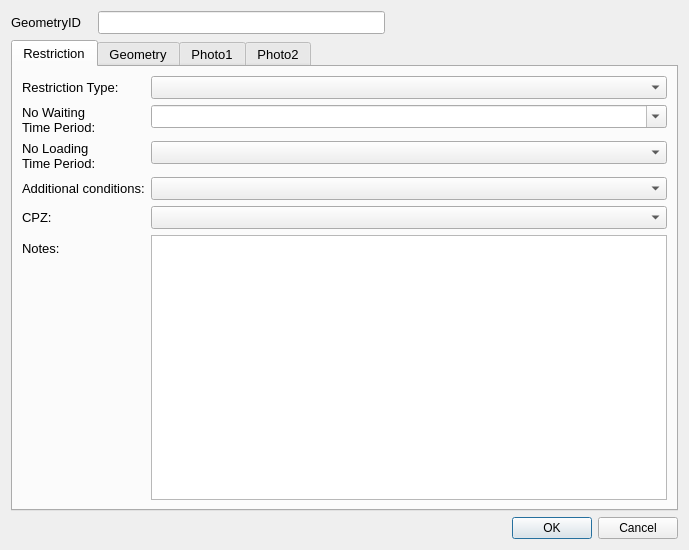
<?xml version="1.0" encoding="UTF-8"?>
<ui version="4.0">
 <class>restrictionDialog</class>
 <widget class="QDialog" name="restrictionDialog">
  <property name="geometry">
   <rect>
    <x>0</x>
    <y>0</y>
    <width>689</width>
    <height>550</height>
   </rect>
  </property>
  <property name="sizePolicy">
   <sizepolicy hsizetype="Fixed" vsizetype="Fixed">
    <horstretch>0</horstretch>
    <verstretch>0</verstretch>
   </sizepolicy>
  </property>
  <property name="minimumSize">
   <size>
    <width>0</width>
    <height>0</height>
   </size>
  </property>
  <property name="maximumSize">
   <size>
    <width>750</width>
    <height>550</height>
   </size>
  </property>
  <property name="font">
   <font>
    <family>Arial</family>
   </font>
  </property>
  <property name="windowTitle">
   <string>Dialog</string>
  </property>
  <property name="sizeGripEnabled">
   <bool>false</bool>
  </property>
  <layout class="QGridLayout" name="gridLayout">
   <item row="0" column="0">
    <widget class="QLabel" name="label">
     <property name="minimumSize">
      <size>
       <width>81</width>
       <height>16</height>
      </size>
     </property>
     <property name="font">
      <font>
       <pointsize>10</pointsize>
      </font>
     </property>
     <property name="text">
      <string>GeometryID</string>
     </property>
    </widget>
   </item>
   <item row="0" column="1">
    <widget class="QLineEdit" name="GeometryID">
     <property name="font">
      <font>
       <pointsize>10</pointsize>
      </font>
     </property>
     <property name="inputMask">
      <string/>
     </property>
     <property name="readOnly">
      <bool>true</bool>
     </property>
     <property name="placeholderText">
      <string/>
     </property>
    </widget>
   </item>
   <item row="2" column="2">
    <widget class="QDialogButtonBox" name="button_box">
     <property name="orientation">
      <enum>Qt::Horizontal</enum>
     </property>
     <property name="standardButtons">
      <set>QDialogButtonBox::Cancel|QDialogButtonBox::Ok</set>
     </property>
    </widget>
   </item>
   <item row="1" column="0" colspan="3">
    <widget class="QTabWidget" name="tabWidget">
     <property name="minimumSize">
      <size>
       <width>0</width>
       <height>0</height>
      </size>
     </property>
     <property name="font">
      <font>
       <pointsize>10</pointsize>
      </font>
     </property>
     <property name="cursor">
      <cursorShape>IBeamCursor</cursorShape>
     </property>
     <property name="mouseTracking">
      <bool>true</bool>
     </property>
     <property name="acceptDrops">
      <bool>true</bool>
     </property>
     <property name="currentIndex">
      <number>0</number>
     </property>
     <widget class="QWidget" name="restrictionTab">
      <property name="focusPolicy">
       <enum>Qt::NoFocus</enum>
      </property>
      <attribute name="title">
       <string>Restriction</string>
      </attribute>
      <layout class="QFormLayout" name="formLayout">
       <property name="fieldGrowthPolicy">
        <enum>QFormLayout::AllNonFixedFieldsGrow</enum>
       </property>
       <item row="0" column="0">
        <widget class="QLabel" name="lbl_RestrictionType">
         <property name="minimumSize">
          <size>
           <width>90</width>
           <height>16</height>
          </size>
         </property>
         <property name="font">
          <font>
           <pointsize>10</pointsize>
          </font>
         </property>
         <property name="text">
          <string>Restriction Type:</string>
         </property>
        </widget>
       </item>
       <item row="0" column="1">
        <widget class="QComboBox" name="RestType">
         <property name="currentIndex">
          <number>-1</number>
         </property>
        </widget>
       </item>
       <item row="1" column="0">
        <widget class="QLabel" name="lbl_WaitingTimePeriod">
         <property name="minimumSize">
          <size>
           <width>90</width>
           <height>16</height>
          </size>
         </property>
         <property name="font">
          <font>
           <pointsize>10</pointsize>
          </font>
         </property>
         <property name="text">
          <string>No Waiting Time Period:</string>
         </property>
         <property name="wordWrap">
          <bool>true</bool>
         </property>
        </widget>
       </item>
       <item row="1" column="1">
        <widget class="QComboBox" name="NoWaitingTimeID">
         <property name="editable">
          <bool>true</bool>
         </property>
        </widget>
       </item>
       <item row="2" column="0">
        <widget class="QLabel" name="lbl_LoadingTimePeriod">
         <property name="minimumSize">
          <size>
           <width>90</width>
           <height>16</height>
          </size>
         </property>
         <property name="font">
          <font>
           <pointsize>10</pointsize>
          </font>
         </property>
         <property name="text">
          <string>No Loading Time Period:</string>
         </property>
         <property name="wordWrap">
          <bool>true</bool>
         </property>
        </widget>
       </item>
       <item row="2" column="1">
        <widget class="QComboBox" name="NoLoadingTimeID"/>
       </item>
       <item row="6" column="0">
        <widget class="QLabel" name="lbl_additionalConditions">
         <property name="text">
          <string>Additional conditions:</string>
         </property>
        </widget>
       </item>
       <item row="6" column="1">
        <widget class="QComboBox" name="AdditionalConditionID"/>
       </item>
       <item row="10" column="0">
        <widget class="QLabel" name="lbl_CPZ">
         <property name="text">
          <string>CPZ:</string>
         </property>
        </widget>
       </item>
       <item row="10" column="1">
        <widget class="QComboBox" name="CPZ"/>
       </item>
       <item row="11" column="1">
        <widget class="QTextEdit" name="LinesNotes"/>
       </item>
       <item row="11" column="0">
        <widget class="QLabel" name="label_2">
         <property name="text">
          <string>Notes:</string>
         </property>
        </widget>
       </item>
      </layout>
     </widget>
     <widget class="QWidget" name="geometryTab">
      <attribute name="title">
       <string>Geometry</string>
      </attribute>
      <layout class="QGridLayout" name="gridLayout_2">
       <item row="0" column="0">
        <widget class="QLabel" name="label_5">
         <property name="font">
          <font>
           <pointsize>10</pointsize>
          </font>
         </property>
         <property name="text">
          <string>Length (m):</string>
         </property>
        </widget>
       </item>
       <item row="4" column="1">
        <widget class="QLineEdit" name="NrBays">
         <property name="text">
          <string/>
         </property>
        </widget>
       </item>
       <item row="5" column="0">
        <widget class="QLabel" name="label_4">
         <property name="text">
          <string>Survey Date:</string>
         </property>
        </widget>
       </item>
       <item row="5" column="1" colspan="3">
        <widget class="QDateTimeEdit" name="SurveyDate">
         <property name="readOnly">
          <bool>true</bool>
         </property>
        </widget>
       </item>
       <item row="1" column="0">
        <widget class="QLabel" name="lbl_RoadName">
         <property name="minimumSize">
          <size>
           <width>90</width>
           <height>16</height>
          </size>
         </property>
         <property name="font">
          <font>
           <pointsize>10</pointsize>
          </font>
         </property>
         <property name="text">
          <string>Road Name:</string>
         </property>
        </widget>
       </item>
       <item row="1" column="1" colspan="4">
        <widget class="QLineEdit" name="RoadName"/>
       </item>
       <item row="0" column="1" colspan="3">
        <widget class="QLineEdit" name="SHAPE_Length">
         <property name="font">
          <font>
           <pointsize>10</pointsize>
          </font>
         </property>
         <property name="readOnly">
          <bool>true</bool>
         </property>
        </widget>
       </item>
       <item row="2" column="0">
        <widget class="QLabel" name="lbl_GeometryType">
         <property name="minimumSize">
          <size>
           <width>90</width>
           <height>16</height>
          </size>
         </property>
         <property name="font">
          <font>
           <pointsize>10</pointsize>
          </font>
         </property>
         <property name="text">
          <string>Geometry Type</string>
         </property>
        </widget>
       </item>
       <item row="2" column="1" colspan="4">
        <widget class="QComboBox" name="GeomShapeID">
         <property name="editable">
          <bool>false</bool>
         </property>
         <property name="currentIndex">
          <number>-1</number>
         </property>
        </widget>
       </item>
       <item row="3" column="0">
        <widget class="QLabel" name="lbl_Orientation">
         <property name="minimumSize">
          <size>
           <width>90</width>
           <height>16</height>
          </size>
         </property>
         <property name="font">
          <font>
           <pointsize>10</pointsize>
          </font>
         </property>
         <property name="text">
          <string>Orientation:</string>
         </property>
        </widget>
       </item>
       <item row="3" column="1">
        <widget class="QLineEdit" name="BayOrientation"/>
       </item>
       <item row="3" column="2">
        <widget class="QToolButton" name="toolButton">
         <property name="text">
          <string>...</string>
         </property>
        </widget>
       </item>
       <item row="3" column="4">
        <widget class="QLineEdit" name="AzimuthToRoadCentreLine">
         <property name="text">
          <string/>
         </property>
        </widget>
       </item>
       <item row="3" column="3">
        <widget class="QLabel" name="lbl_AzToRoadCL">
         <property name="minimumSize">
          <size>
           <width>90</width>
           <height>16</height>
          </size>
         </property>
         <property name="font">
          <font>
           <pointsize>10</pointsize>
          </font>
         </property>
         <property name="text">
          <string>Direction to Road Centreline:</string>
         </property>
         <property name="wordWrap">
          <bool>true</bool>
         </property>
        </widget>
       </item>
       <item row="4" column="0">
        <widget class="QLabel" name="lbl_NrBays">
         <property name="minimumSize">
          <size>
           <width>90</width>
           <height>16</height>
          </size>
         </property>
         <property name="font">
          <font>
           <pointsize>10</pointsize>
          </font>
         </property>
         <property name="text">
          <string>Number of Bays:</string>
         </property>
        </widget>
       </item>
       <item row="3" column="5">
        <widget class="QToolButton" name="toolButton_2">
         <property name="text">
          <string>...</string>
         </property>
        </widget>
       </item>
      </layout>
     </widget>
     <widget class="QWidget" name="Photos_Tab_01">
      <attribute name="title">
       <string>Photo1</string>
      </attribute>
      <layout class="QGridLayout" name="gridLayout_5">
       <item row="1" column="0">
        <widget class="QPushButton" name="startCamera1">
         <property name="text">
          <string>open Camera</string>
         </property>
        </widget>
       </item>
       <item row="0" column="0">
        <widget class="QLabel" name="Photo_Widget_01">
         <property name="sizePolicy">
          <sizepolicy hsizetype="Fixed" vsizetype="Fixed">
           <horstretch>0</horstretch>
           <verstretch>0</verstretch>
          </sizepolicy>
         </property>
         <property name="maximumSize">
          <size>
           <width>640</width>
           <height>480</height>
          </size>
         </property>
         <property name="autoFillBackground">
          <bool>true</bool>
         </property>
         <property name="text">
          <string>Photo not found</string>
         </property>
        </widget>
       </item>
       <item row="1" column="1">
        <widget class="QPushButton" name="getPhoto1">
         <property name="text">
          <string>take Photo</string>
         </property>
        </widget>
       </item>
      </layout>
     </widget>
     <widget class="QWidget" name="Photos_Tab_02">
      <attribute name="title">
       <string>Photo2</string>
      </attribute>
      <layout class="QGridLayout" name="gridLayout_3">
       <item row="1" column="0">
        <widget class="QPushButton" name="startCamera2">
         <property name="text">
          <string>open Camera</string>
         </property>
        </widget>
       </item>
       <item row="0" column="0">
        <widget class="QLabel" name="Photo_Widget_02">
         <property name="sizePolicy">
          <sizepolicy hsizetype="Fixed" vsizetype="Fixed">
           <horstretch>0</horstretch>
           <verstretch>0</verstretch>
          </sizepolicy>
         </property>
         <property name="maximumSize">
          <size>
           <width>640</width>
           <height>480</height>
          </size>
         </property>
         <property name="font">
          <font>
           <family>Sans Serif</family>
          </font>
         </property>
         <property name="autoFillBackground">
          <bool>true</bool>
         </property>
         <property name="text">
          <string>Photo not found</string>
         </property>
        </widget>
       </item>
       <item row="1" column="1">
        <widget class="QPushButton" name="getPhoto2">
         <property name="text">
          <string>take Photo</string>
         </property>
        </widget>
       </item>
      </layout>
     </widget>
    </widget>
   </item>
  </layout>
 </widget>
 <resources/>
 <connections>
  <connection>
   <sender>button_box</sender>
   <signal>accepted()</signal>
   <receiver>restrictionDialog</receiver>
   <slot>accept()</slot>
   <hints>
    <hint type="sourcelabel">
     <x>310</x>
     <y>465</y>
    </hint>
    <hint type="destinationlabel">
     <x>249</x>
     <y>239</y>
    </hint>
   </hints>
  </connection>
  <connection>
   <sender>button_box</sender>
   <signal>rejected()</signal>
   <receiver>restrictionDialog</receiver>
   <slot>reject()</slot>
   <hints>
    <hint type="sourcelabel">
     <x>310</x>
     <y>465</y>
    </hint>
    <hint type="destinationlabel">
     <x>249</x>
     <y>239</y>
    </hint>
   </hints>
  </connection>
 </connections>
</ui>
